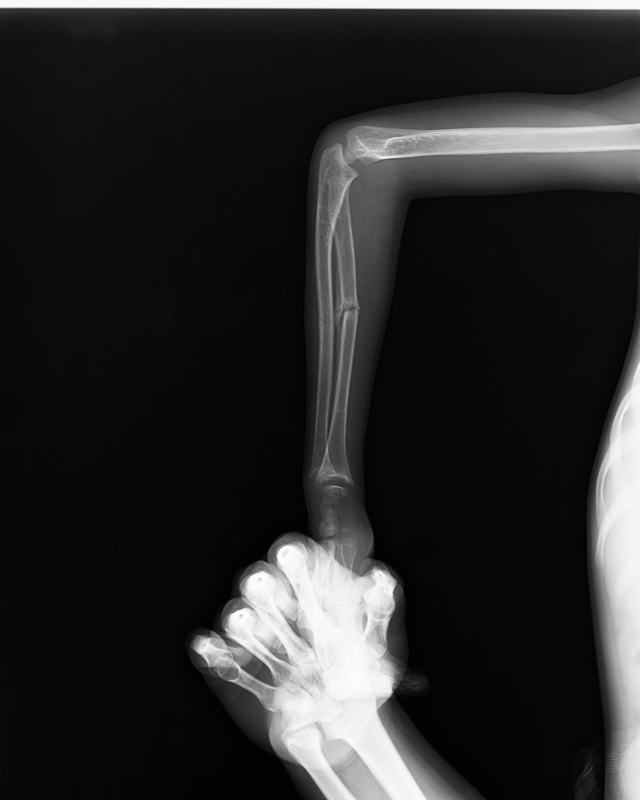
#> input picture multi-agent-single-model/qwen3.8-27b/ID003-xray_analysis/images/ID003-xray.png, 1280 x 1600 px, found by its file name (shown at 1/2 size)
$ python r2_crops.py
#> lines starting #> are read from the running program, lines starting #| are printed output that depends on the picture
### multi-agent-single-model/qwen3.8-27b/ID003-xray_analysis/scripts/common.py
"""Shared helpers for the ID003-xray processing pipeline.

All transforms operate in the grayscale (luminance) domain on the original
image. No transform modifies the source file; outputs go to images/.
"""
import os

import cv2
import numpy as np
from PIL import Image

BASE = "/home/ralph/projects/ufsc/pablo-xray-tests/ID003-xray_analysis"
SRC = "/home/ralph/projects/ufsc/pablo-xray-tests/ID003-xray.png"
IMG_DIR = os.path.join(BASE, "images")
PLAN_DIR = os.path.join(BASE, "planning")

W, H = 1280, 1600

# Normalized crop rectangles (x0, x1, y0, y1) from planning/processing_plan.txt
CROPS = {
    "midforearm": (0.40, 0.64, 0.28, 0.50),
    "wrist": (0.40, 0.68, 0.52, 0.80),
    "elbow": (0.42, 0.70, 0.08, 0.34),
    "hand": (0.24, 0.70, 0.58, 1.00),
    "lowerright": (0.38, 0.95, 0.72, 1.00),
}


def load_gray():
    im = Image.open(SRC).convert("L")
    a = np.asarray(im, dtype=np.float32)
    assert a.shape == (H, W), f"unexpected source shape {a.shape}"
    return a


def crop_px(g, x0n, x1n, y0n, y1n):
    xa, xb = int(round(x0n * W)), int(round(x1n * W))
    ya, yb = int(round(y0n * H)), int(round(y1n * H))
    return g[ya:yb, xa:xb], (xa, xb, ya, yb)


def crop_name(g, name):
    return crop_px(g, *CROPS[name])


def save(g, name, mode="L"):
    arr = np.clip(g, 0, 255).astype(np.uint8)
    if mode == "RGB":
        img = Image.fromarray(arr, "RGB")
    else:
        img = Image.fromarray(arr, "L")
    path = os.path.join(IMG_DIR, name)
    img.save(path)
    print(f"[ok] {name}  {arr.shape[1]}x{arr.shape[0]} {mode}")
    return path


def pct_stretch(g, lo=1.0, hi=99.5):
    a, b = np.percentile(g, [lo, hi])
    return np.clip((g - a) / (b - a), 0.0, 1.0) * 255.0


def window(g, plo, phi):
    a, b = np.percentile(g, [plo, phi])
    return np.clip((g - a) / (b - a), 0.0, 1.0) * 255.0


def clahe(g, clip=2.5, tiles=8):
    u8 = np.clip(g, 0, 255).astype(np.uint8)
    cl = cv2.createCLAHE(clipLimit=clip, tileGridSize=(tiles, tiles))
    return cl.apply(u8).astype(np.float32)


def nn_upscale(arr, factor):
    h, w = arr.shape
    im = Image.fromarray(np.clip(arr, 0, 255).astype(np.uint8))
    im = im.resize((int(round(w * factor)), int(round(h * factor))), Image.NEAREST)
    return np.asarray(im, dtype=np.float32)


def unsharp(g, sigma=2.0, amount=0.7):
    blur = cv2.GaussianBlur(g, (0, 0), sigma)
    return g + amount * (g - blur)


def highpass(g, sigma=15.0):
    blur = cv2.GaussianBlur(g, (0, 0), sigma)
    return g - blur


def gray_centered_hp(hp, scale=3.0):
    out = 128.0 + hp * scale
    return np.clip(out, 0, 255)


# [5 lines left out: function append_measurements, not called in this run]

### multi-agent-single-model/qwen3.8-27b/ID003-xray_analysis/scripts/r2_crops.py
"""Round 2 — plain reference crops + enhanced crop derivatives (plan B1-B5,
C1-C2, C4-C5, C7-C9).

Plain crops are nearest-neighbor upscaled, unfiltered (ground truth per
council rule R1). Enhanced variants are applied on the native-resolution
crop before any upscaling.
"""
import os
import sys

import numpy as np

sys.path.insert(0, os.path.dirname(os.path.abspath(__file__)))
import common as C


def main():
    g = C.load_gray()

    # ---------- B: plain reference crops (NN upscale, no filtering) ----------
    plain = {}
    specs = {
        "midforearm": ("ID003_10_crop_midforearm_plain.png", 3),
        "wrist": ("ID003_11_crop_wrist_plain.png", 2.5),
        "elbow": ("ID003_12_crop_elbow_plain.png", 2.5),
        "hand": ("ID003_13_crop_hand_plain.png", 2),
        "lowerright": ("ID003_14_crop_lowerright_plain.png", 2),
    }
    for name, (fname, f) in specs.items():
        crop, box = C.crop_name(g, name)
        plain[name] = (crop, box, f)
        C.save(C.nn_upscale(crop, f), fname)
#> this loop made 5 passes
#> box on passes 1 to 5: (512, 819, 448, 800), (512, 870, 832, 1280), (538, 896, 128, 544), (307, 896, 928, 1600), (486, 1216, 1152, 1600)
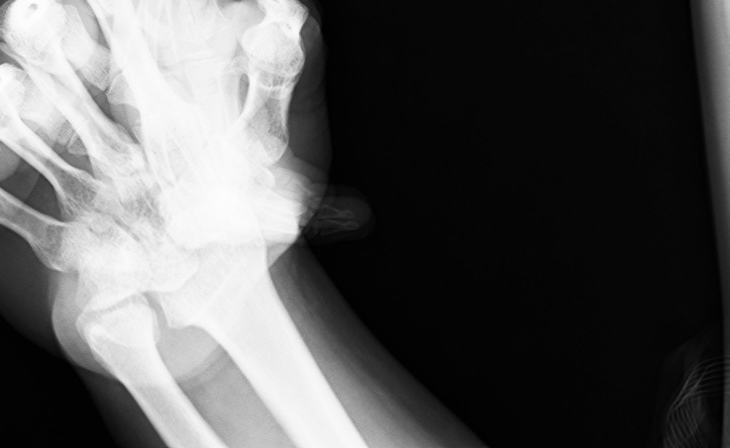
#> crop: shape (448, 730) float32; min 0, max 255, mean 88.7
#> after the loop, plain = 5 items

    # ---------- C1: mid-forearm CLAHE (TOP PRIORITY) ----------
    crop, box, f = plain["midforearm"]
#> box = (512, 819, 448, 800); f = 3
    C.save(C.nn_upscale(C.clahe(crop, clip=2.5, tiles=8), f),
           "ID003_20_midforearm_clahe.png")
#| [ok] ID003_20_midforearm_clahe.png  921x1056 L

    # ---------- C2: mid-forearm unsharp mask ----------
    C.save(C.nn_upscale(C.unsharp(crop, sigma=2.0, amount=0.7), f),
           "ID003_21_midforearm_unsharp.png")
#| [ok] ID003_21_midforearm_unsharp.png  921x1056 L

    # ---------- C4: enhanced-minus-plain difference (artifact discriminator)
    d = C.clahe(crop, clip=2.5, tiles=8) - crop
    d = np.clip(d * 4.0, -127, 127) + 128.0
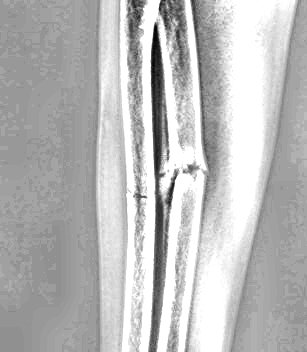
#> d: shape (352, 307) float32; min 4, max 255, mean 185.4
    C.save(C.nn_upscale(d, f), "ID003_23_midforearm_diff.png")
#| [ok] ID003_23_midforearm_diff.png  921x1056 L

    # ---------- C5: wrist bone window ----------
    crop, box, f = plain["wrist"]
#> box = (512, 870, 832, 1280); f = 2.5
    w = C.window(crop, 5, 98)
#> in window, `a, b = np.percentile(g, [plo, phi])`: a = 3; b = 247
    w = C.unsharp(w, sigma=1.5, amount=0.4)
    C.save(C.nn_upscale(w, f), "ID003_30_wrist_bonewindow.png")
#| [ok] ID003_30_wrist_bonewindow.png  895x1120 L

    # ---------- C6: elbow CLAHE ----------
    crop, box, f = plain["elbow"]
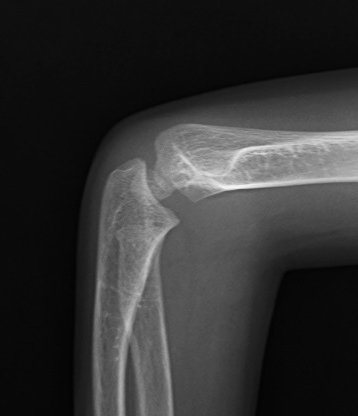
#> crop: shape (416, 358) float32; min 2, max 247, mean 50.3
#> box = (538, 896, 128, 544)
    C.save(C.nn_upscale(C.clahe(crop, clip=2.5, tiles=8), f),
           "ID003_31_elbow_clahe.png")
#| [ok] ID003_31_elbow_clahe.png  895x1040 L

    # ---------- C7: hand bone window ----------
    crop, box, f = plain["hand"]
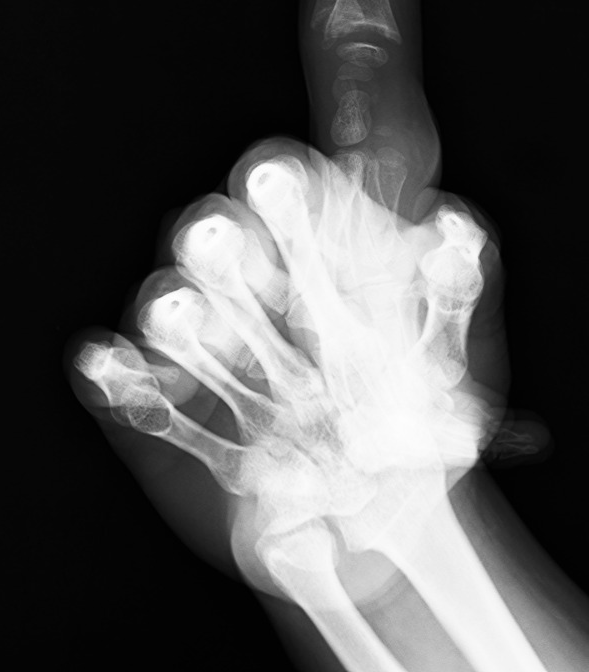
#> crop: shape (672, 589) float32; min 0, max 255, mean 86.3
#> box = (307, 896, 928, 1600); f = 2
    hw = C.window(crop, 10, 99)
    hw = C.unsharp(hw, sigma=1.5, amount=0.4)
    C.save(C.nn_upscale(hw, f), "ID003_40_hand_bonewindow.png")
#| [ok] ID003_40_hand_bonewindow.png  1178x1344 L

    # ---------- C8: hand + distal forearm soft-tissue window ----------
    st_crop, _ = C.crop_px(g, 0.24, 0.70, 0.50, 1.00)
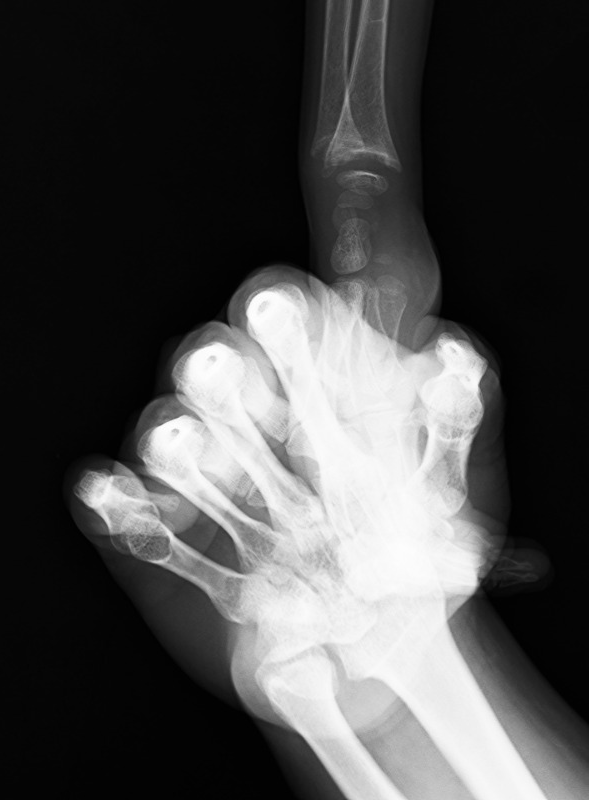
#> st_crop: shape (800, 589) float32; min 0, max 255, mean 75
    st = C.window(st_crop, 2, 45)
#> call 3 of window, with plo = 2, phi = 45
#> in window (call 3), `a, b = np.percentile(g, [plo, phi])`: b = 6
#> in window (call 3), `return np.clip((g - a) / (b - a), 0.0, 1.0) * 255.0`:
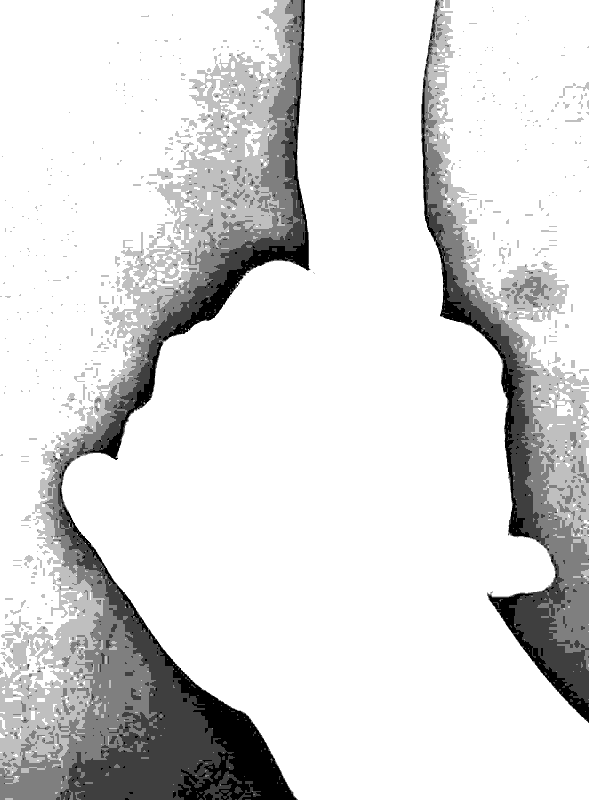
#> returned value: shape (800, 589) float32; min 0, max 255, mean 220.6
    C.save(C.nn_upscale(st, 2), "ID003_41_hand_softtissue.png")
#| [ok] ID003_41_hand_softtissue.png  1178x1600 L

    # ---------- C9: lower-right CLAHE (D2 test) ----------
    crop, box, f = plain["lowerright"]
#> box = (486, 1216, 1152, 1600)
    C.save(C.nn_upscale(C.clahe(crop, clip=3.0, tiles=8), f),
           "ID003_50_lowerright_clahe.png")
#> call 4 of clahe, with clip = 3, tiles = 8
#> in clahe (call 4), `return cl.apply(u8).astype(np.float32)`:
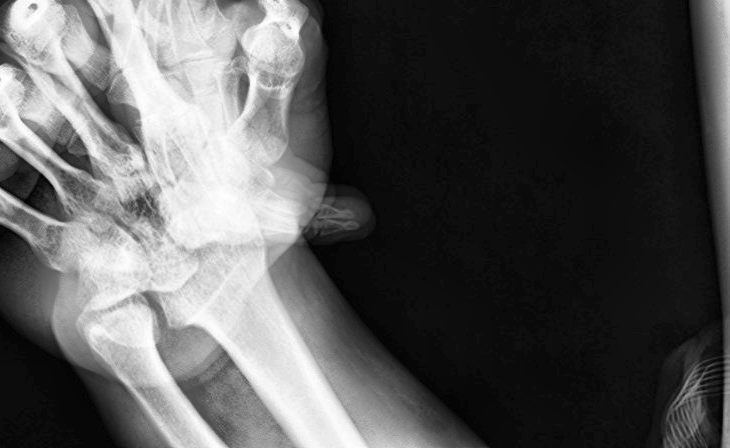
#> returned value: shape (448, 730) float32; min 0, max 255, mean 86.8
#| [ok] ID003_50_lowerright_clahe.png  1460x896 L

    print("[done] r2_crops")


if __name__ == "__main__":
    main()
